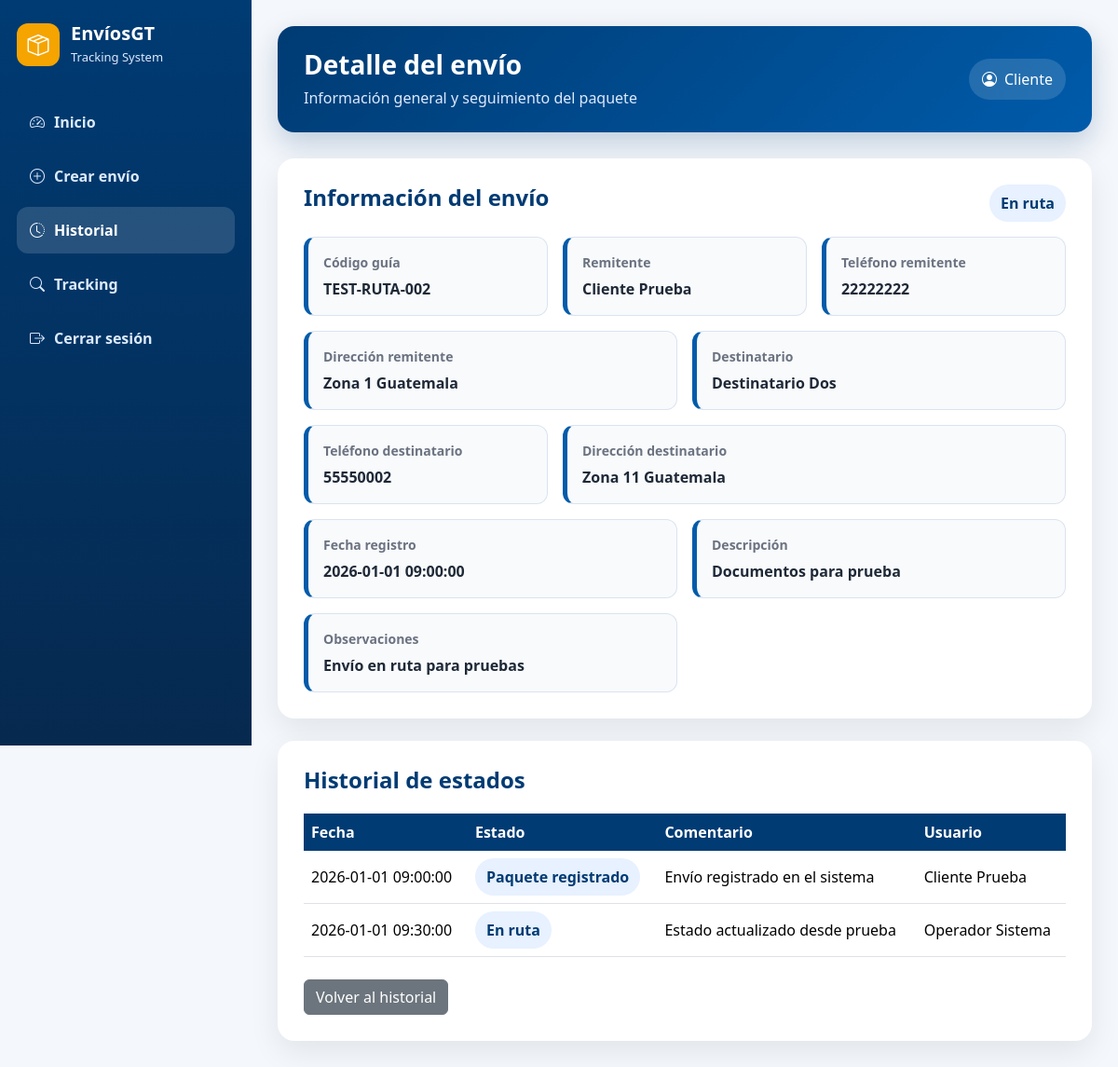
The app's page /detalle_envio.php?id=2 (signed in) with its own data.
### tables this page shows
CREATE TABLE `envio` (
  `id_envio` INT NOT NULL AUTO_INCREMENT,
  `codigo_guia` VARCHAR(40) NOT NULL,
  `id_usuario_remitente` INT NOT NULL,
  `nombre_remitente` VARCHAR(150) NOT NULL,
  `telefono_remitente` VARCHAR(20) DEFAULT NULL,
  `direccion_remitente` VARCHAR(255) DEFAULT NULL,
  `nombre_destinatario` VARCHAR(100) NOT NULL,
  `telefono_destinatario` VARCHAR(20) NOT NULL,
  `direccion_destinatario` VARCHAR(255) NOT NULL,
  `descripcion_paquete` VARCHAR(255) NOT NULL,
  `peso` DECIMAL(10,2) NOT NULL DEFAULT 0.00,
  `es_fragil` TINYINT(1) NOT NULL DEFAULT 0,
  `tipo_paquete` VARCHAR(80) DEFAULT NULL,
  `fecha_registro` DATETIME NOT NULL DEFAULT CURRENT_TIMESTAMP,
  `estado_actual_id` INT NOT NULL,
  `observaciones` VARCHAR(255) DEFAULT NULL,
  `instrucciones_entrega` VARCHAR(255) DEFAULT NULL,
  PRIMARY KEY (`id_envio`),
  UNIQUE KEY `uk_envio_codigo_guia` (`codigo_guia`),
  KEY `idx_envio_usuario_remitente` (`id_usuario_remitente`),
  KEY `idx_envio_estado_actual` (`estado_actual_id`),
  CONSTRAINT `fk_envio_usuario`
    FOREIGN KEY (`id_usuario_remitente`) REFERENCES `usuario` (`id_usuario`),
  CONSTRAINT `fk_envio_estado_actual`
    FOREIGN KEY (`estado_actual_id`) REFERENCES `estado` (`id_estado`)
);

CREATE TABLE `estado` (
  `id_estado` INT NOT NULL AUTO_INCREMENT,
  `nombre_estado` VARCHAR(100) NOT NULL,
  `descripcion` VARCHAR(255) DEFAULT NULL,
  `orden_estado` INT NOT NULL,
  `es_final` TINYINT(1) NOT NULL DEFAULT 0,
  PRIMARY KEY (`id_estado`),
  UNIQUE KEY `uk_estado_nombre` (`nombre_estado`)
);

CREATE TABLE `historia_estado` (
  `id_historial` INT NOT NULL AUTO_INCREMENT,
  `id_envio` INT NOT NULL,
  `id_estado` INT NOT NULL,
  `id_usuario` INT NOT NULL,
  `fecha_hora` DATETIME NOT NULL DEFAULT CURRENT_TIMESTAMP,
  `comentario` VARCHAR(255) DEFAULT NULL,
  PRIMARY KEY (`id_historial`),
  KEY `idx_historial_envio` (`id_envio`),
  KEY `idx_historial_estado` (`id_estado`),
  KEY `idx_historial_usuario` (`id_usuario`),
  CONSTRAINT `fk_historial_envio`
    FOREIGN KEY (`id_envio`) REFERENCES `envio` (`id_envio`) ON DELETE CASCADE,
  CONSTRAINT `fk_historial_estado`
    FOREIGN KEY (`id_estado`) REFERENCES `estado` (`id_estado`),
  CONSTRAINT `fk_historial_usuario`
    FOREIGN KEY (`id_usuario`) REFERENCES `usuario` (`id_usuario`)
);

CREATE TABLE `usuario` (
  `id_usuario` INT NOT NULL AUTO_INCREMENT,
  `id_rol` INT NOT NULL,
  `nombres` VARCHAR(100) NOT NULL,
  `apellidos` VARCHAR(100) NOT NULL,
  `correo` VARCHAR(120) NOT NULL,
  `password_hash` VARCHAR(255) NOT NULL,
  `telefono` VARCHAR(20) DEFAULT NULL,
  `direccion` VARCHAR(255) DEFAULT NULL,
  `estado` VARCHAR(20) NOT NULL DEFAULT 'activo',
  PRIMARY KEY (`id_usuario`),
  UNIQUE KEY `uk_usuario_correo` (`correo`),
  KEY `idx_usuario_rol` (`id_rol`),
  CONSTRAINT `fk_usuario_rol`
    FOREIGN KEY (`id_rol`) REFERENCES `rol` (`id_rol`)
);

### includes/funciones.php (called while the page is built, shortened)
<?php
function e($valor) {
    return htmlspecialchars((string)$valor, ENT_QUOTES, 'UTF-8');
}

### detalle_envio.php (the view, shortened to what this page needs)
<?php
require_once 'includes/funciones.php';
require_once 'config/conexion.php';
$idUsuario = (int)($_SESSION['id_usuario'] ?? 0);
$rol = $_SESSION['rol'] ?? '';
$idEnvio = intval($_GET['id'] ?? 0);
$sqlEnvio = "SELECT
                e.*,
                es.nombre_estado,
                u.nombres AS usuario_creador_nombres,
                u.apellidos AS usuario_creador_apellidos
            FROM envio e
            INNER JOIN estado es
                ON e.estado_actual_id = es.id_estado
            INNER JOIN usuario u
                ON e.id_usuario_remitente = u.id_usuario
            WHERE e.id_envio = :id
              AND (
                    e.id_usuario_remitente = :usuario
                    OR :rol IN ('Administrador', 'Operador')
              )";
$stmt = $conexion->prepare($sqlEnvio);
$stmt->bindValue(':id', $idEnvio, PDO::PARAM_INT);
$stmt->bindValue(':usuario', $idUsuario, PDO::PARAM_INT);
$stmt->bindValue(':rol', $rol);
$stmt->execute();
$envio = $stmt->fetch();
$nombreRemitente = $envio['nombre_remitente'] ?: trim($envio['usuario_creador_nombres'] . ' ' . $envio['usuario_creador_apellidos']);
$sqlHist = "SELECT h.fecha_hora, es.nombre_estado, h.comentario, u.nombres, u.apellidos
            FROM historia_estado h
            INNER JOIN estado es ON h.id_estado = es.id_estado
            INNER JOIN usuario u ON h.id_usuario = u.id_usuario
            WHERE h.id_envio = :id
            ORDER BY h.fecha_hora ASC";
$stmtHist = $conexion->prepare($sqlHist);
$stmtHist->bindValue(':id', $idEnvio, PDO::PARAM_INT);
$stmtHist->execute();
$historial = $stmtHist->fetchAll();
include 'includes/header.php';
?>
<div class="app-card">
    <div class="d-flex justify-content-between flex-wrap gap-2 mb-3">
        <h4 class="card-title mb-0">Información del envío</h4>
        <span class="badge-status"><?php echo e($envio['nombre_estado']); ?></span>
    </div>
    <div class="row g-3">
        <div class="col-md-4">
            <div class="info-box">
                <small>Código guía</small>
                <strong><?php echo e($envio['codigo_guia']); ?></strong>
            </div>
        </div>
        <div class="col-md-4">
            <div class="info-box">
                <small>Remitente</small>
                <strong><?php echo e($nombreRemitente); ?></strong>
            </div>
        </div>
        <div class="col-md-4">
            <div class="info-box">
                <small>Teléfono remitente</small>
                <strong><?php echo e($envio['telefono_remitente'] ?: 'No registrado'); ?></strong>
            </div>
        </div>
        <div class="col-md-6">
            <div class="info-box">
                <small>Dirección remitente</small>
                <strong><?php echo e($envio['direccion_remitente'] ?: 'No registrada'); ?></strong>
            </div>
        </div>
        <div class="col-md-6">
            <div class="info-box">
                <small>Destinatario</small>
                <strong><?php echo e($envio['nombre_destinatario']); ?></strong>
            </div>
        </div>
        <div class="col-md-4">
            <div class="info-box">
                <small>Teléfono destinatario</small>
                <strong><?php echo e($envio['telefono_destinatario']); ?></strong>
            </div>
        </div>
        <div class="col-md-8">
            <div class="info-box">
                <small>Dirección destinatario</small>
                <strong><?php echo e($envio['direccion_destinatario']); ?></strong>
            </div>
        </div>
        <div class="col-md-6">
            <div class="info-box">
                <small>Fecha registro</small>
                <strong><?php echo e($envio['fecha_registro']); ?></strong>
            </div>
        </div>
        <div class="col-md-6">
            <div class="info-box">
                <small>Descripción</small>
                <strong><?php echo e($envio['descripcion_paquete']); ?></strong>
            </div>
        </div>
        <div class="col-md-6">
            <div class="info-box">
                <small>Observaciones</small>
                <strong><?php echo e($envio['observaciones'] ?: 'Sin observaciones'); ?></strong>
            </div>
        </div>
    </div>
</div>
<div class="app-card table-card">
    <h4 class="card-title">Historial de estados</h4>
    <table class="table table-hover align-middle">
        <thead>
            <tr>
                <th>Fecha</th>
                <th>Estado</th>
                <th>Comentario</th>
                <th>Usuario</th>
            </tr>
        </thead>
        <tbody>
            <?php foreach ($historial as $item): ?>
                <tr>
                    <td><?php echo e($item['fecha_hora']); ?></td>
                    <td><span class="badge-status"><?php echo e($item['nombre_estado']); ?></span></td>
                    <td><?php echo e($item['comentario']); ?></td>
                    <td><?php echo e($item['nombres'] . ' ' . $item['apellidos']); ?></td>
                </tr>
            <?php endforeach; ?>
        </tbody>
    </table>
    <div class="mt-4 d-flex gap-2 flex-wrap">
        <a class="btn btn-secondary" href="historial_envios.php">Volver al historial</a>
    </div>
</div>
<?php include 'includes/footer.php'; ?>

### css/app.css (style rules this page uses)
:root { --bi-blue:#003b73; --bi-blue-2:#005baa; --bi-gold:#f5a400; --bi-gold-dark:#d98f00; --bg:#f4f7fb; --card:#ffffff; --text:#1f2937; --muted:#6b7280; --border:#dbe3ef; --success:#198754; --danger:#dc3545; }
* { box-sizing:border-box }
body { margin:0;background:var(--bg);font-family:"Segoe UI",Arial,sans-serif;color:var(--text) }
a { text-decoration:none }
.app-card { background:var(--card);border-radius:18px;padding:28px;box-shadow:0 12px 32px rgba(15,23,42,.08);margin-bottom:24px }
.card-title { color:var(--bi-blue);font-weight:800;margin-bottom:22px }
.table-card { overflow-x:auto }
.table { margin-bottom:0 }
.table thead th { background:var(--bi-blue);color:white;border:none;white-space:nowrap }
.table td { vertical-align:middle }
.badge-status { display:inline-block;padding:8px 12px;border-radius:999px;background:#e7f1ff;color:var(--bi-blue);font-weight:800 }
.info-box { background:#f8fafc;border:1px solid var(--border);border-left:5px solid var(--bi-blue-2);padding:16px;border-radius:12px;height:100% }
.info-box small { display:block;color:var(--muted);font-weight:700;margin-bottom:6px }
.info-box strong { color:var(--text) }

### records on screen
envio: estado_actual.nombre_estado "En ruta", codigo_guia "TEST-RUTA-002", nombre_remitente "Cliente Prueba", telefono_remitente "22222222", direccion_remitente "Zona 1 Guatemala", nombre_destinatario "Destinatario Dos", telefono_destinatario "55550002", direccion_destinatario "Zona 11 Guatemala", fecha_registro "2026-01-01 09:00:00", descripcion_paquete "Documentos para prueba", observaciones "Envío en ruta para pruebas"
historia_estado: fecha_hora "2026-01-01 09:00:00", id_estado.nombre_estado "Paquete registrado", comentario "Envío registrado en el sistema", id_usuario.apellidos "Cliente Prueba"
historia_estado: fecha_hora "2026-01-01 09:30:00", id_estado.nombre_estado "En ruta", comentario "Estado actualizado desde prueba", id_usuario.apellidos "Operador Sistema"

### other values on screen
$tituloPagina "Detalle del envío"
$subtituloPagina "Información general y seguimiento del paquete"
$_SESSION['nombre'] "Cliente"
